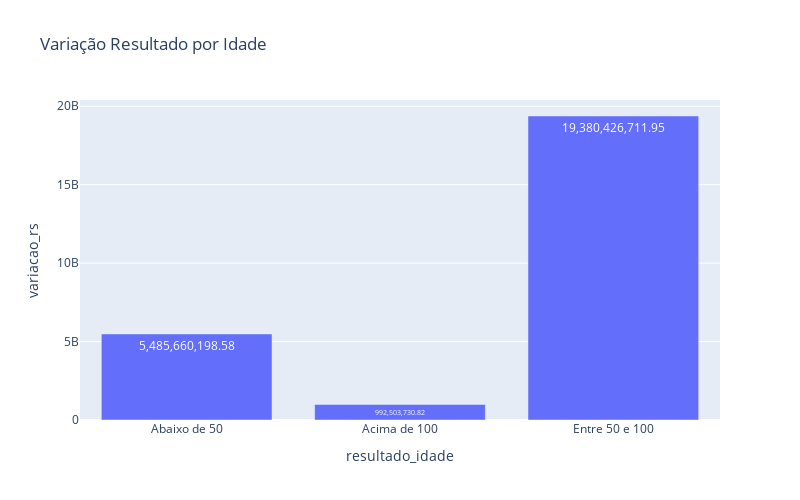

The notebook cell saved with this chart:
### Code cell
fig_analise_idade = px.bar(df_analise_idade, x='resultado_idade',y='variacao_rs',text='variacao_rs',title='Variação Resultado por Idade')

fig_analise_idade.update_traces(texttemplate='%{text:,.2f}', textposition='inside')

fig_analise_idade.update_layout(width=800, height=500)

fig_analise_idade.show()

### Figure 1 — Plotly figure (JSON) as saved in the notebook; plotly's stock layout.template omitted (floating-point values rounded to 4 significant figures)
{"data": [{"alignmentgroup": "True", "hovertemplate": "resultado_idade=%{x}<br>variacao_rs=%{text}<extra></extra>", "legendgroup": "", "marker": {"color": "#636efa", "pattern": {"shape": ""}}, "name": "", "offsetgroup": "", "orientation": "v", "showlegend": false, "text": [5486000000.0, 992500000.0, 19380000000.0], "textposition": "inside", "texttemplate": "%{text:,.2f}", "type": "bar", "x": ["Abaixo de 50", "Acima de 100", "Entre 50 e 100"], "xaxis": "x", "y": [5486000000.0, 992500000.0, 19380000000.0], "yaxis": "y"}], "layout": {"barmode": "relative", "height": 500, "legend": {"tracegroupgap": 0}, "title": {"text": "Variação Resultado por Idade"}, "width": 800, "xaxis": {"anchor": "y", "domain": [0, 1], "title": {"text": "resultado_idade"}}, "yaxis": {"anchor": "x", "domain": [0, 1], "title": {"text": "variacao_rs"}}}}
